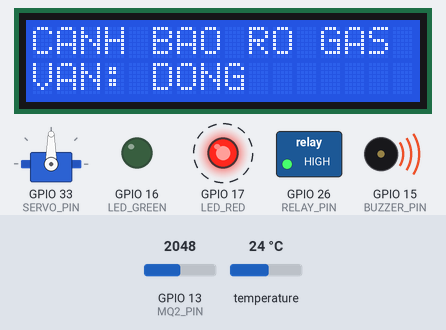
The program below on a simulated ESP32. On the bench: 16×2 character LCD, servo, switched loads named in the program (green lamp = pin HIGH), output pins drawn as LEDs (lit = HIGH), buzzer (waves = sounding). Dashed ring = blinking. Inputs (shaded band) come from the test bench; at power-on: GPIO 13 (MQ2_PIN) = 2048, temperature 24 °C. What the program prints to the serial monitor is not drawn.

Above: at 3.3 s.
3.4 s: GPIO 13 (MQ2_PIN) set to 1871
5.1 s: GPIO 13 (MQ2_PIN) set to 1737
At 5.5 s:
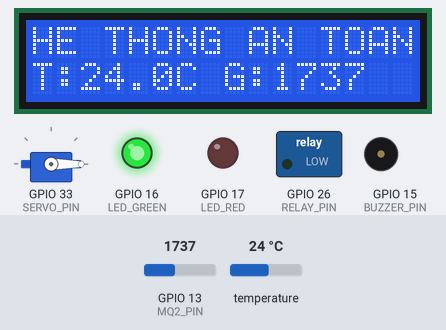
6.6 s: temperature set to 12 °C
At 7.8 s:
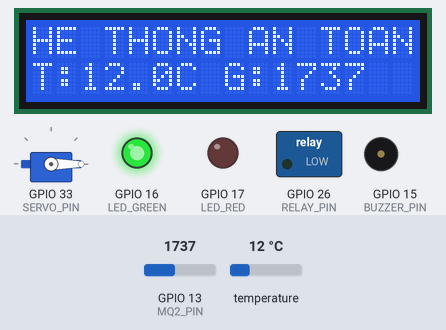
8.1 s: temperature set to 19 °C
At 8.8 s:
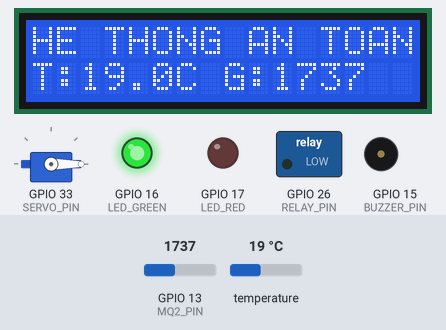
9.6 s: temperature set to 28 °C
At 10.9 s:
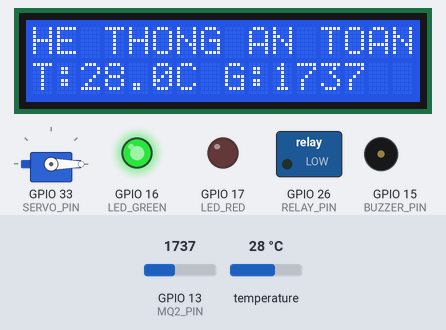
11.2 s: GPIO 13 (MQ2_PIN) set to 1228
At 12.5 s:
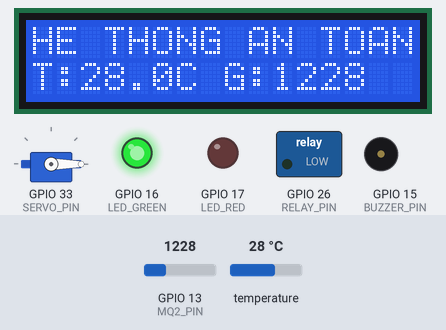
Timing chart, 0 to 13.7 s (numbered marks = the images above; inputs shaded):
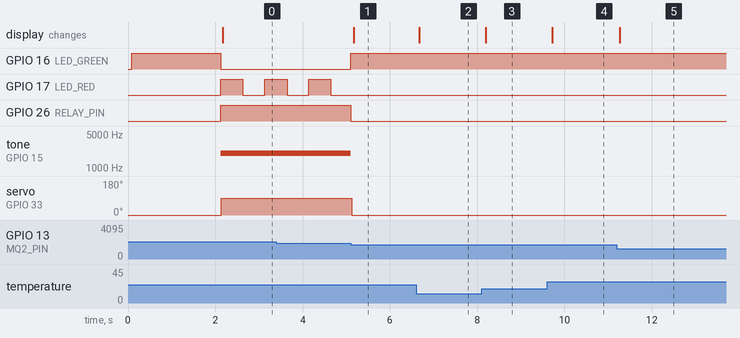

The program:

main.cpp
```cpp
#include <Wire.h>
#include <LiquidCrystal_I2C.h>
#include <OneWire.h>
#include <DallasTemperature.h>
#include <ESP32Servo.h>

// =================================================
// KHAI BAO CHAN ESP32-S2-MINI-1
// =================================================

#define MQ2_PIN       13
#define DS18B20_PIN   2
#define RELAY_PIN     26
#define BUZZER_PIN    15
#define LED_GREEN     16
#define LED_RED       17
#define SERVO_PIN     33
#define SDA_PIN       21
#define SCL_PIN       19


// =================================================
// LCD I2C
// =================================================

LiquidCrystal_I2C lcd(0x27, 16, 2);


// =================================================
// DS18B20
// =================================================

OneWire oneWire(DS18B20_PIN);
DallasTemperature temperatureSensor(&oneWire);


// =================================================
// SERVO
// =================================================

Servo gasValve;


// =================================================
// NGUONG CANH BAO
// =================================================

// Gia tri MQ-2 co the thay doi tuy mo phong
int gasThreshold = 1800;

// Nhiet do canh bao
float temperatureThreshold = 50.0;


// =================================================
// TRANG THAI HE THONG
// =================================================

bool gasAlarm = false;
bool temperatureAlarm = false;


// =================================================
// DS18B20 KHONG CHAN CHUONG TRINH
// =================================================

// Bien luu nhiet do hien tai
float temperature = 25.0;

// Thoi gian doc DS18B20
unsigned long temperaturePreviousMillis = 0;

// Chu ky cap nhat nhiet do
const unsigned long temperatureInterval = 100;


// =================================================
// PHAN NHAP NHAY LED
// =================================================

// Thoi gian truoc do LED duoc doi trang thai
unsigned long previousMillis = 0;

// Trang thai hien tai cua LED do
bool redLedState = false;


// =================================================
// TRANG THAI LCD
// =================================================

// Luu noi dung LCD hien tai
String currentLine1 = "";
String currentLine2 = "";


// =================================================
// HAM HIEN THI LCD
// =================================================
// Chi cap nhat LCD khi noi dung thay doi
// Khong lcd.clear() lien tuc
// =================================================

void showLCD(String line1, String line2)
{
  if (line1 != currentLine1 || line2 != currentLine2)
  {
    currentLine1 = line1;
    currentLine2 = line2;

    lcd.setCursor(0, 0);
    lcd.print("                ");

    lcd.setCursor(0, 0);
    lcd.print(line1);

    lcd.setCursor(0, 1);
    lcd.print("                ");

    lcd.setCursor(0, 1);
    lcd.print(line2);
  }
}


// =================================================
// HAM NHAP NHAY LED DO
// =================================================

void blinkRedLED(unsigned long blinkInterval)
{
  unsigned long currentMillis = millis();

  if (currentMillis - previousMillis >= blinkInterval)
  {
    previousMillis = currentMillis;

    redLedState = !redLedState;

    digitalWrite(LED_RED, redLedState);
  }
}


// =================================================
// TRANG THAI AN TOAN
// =================================================

void normalState(float temperature, int gasValue)
{
  // LED
  digitalWrite(LED_GREEN, HIGH);
  digitalWrite(LED_RED, LOW);

  // Reset trang thai LED do
  redLedState = false;
  previousMillis = millis();

  // Tat coi
  //digitalWrite(BUZZER_PIN, LOW);
  noTone(BUZZER_PIN);

  // Tat relay
  digitalWrite(RELAY_PIN, LOW);

  // Mo van gas
  gasValve.write(0);

  // LCD
  String line1 = "HE THONG AN TOAN";

  String line2 = "T:";
  line2 += String(temperature, 1);
  line2 += "C G:";
  line2 += String(gasValue);

  showLCD(line1, line2);
}


// =================================================
// TRANG THAI RO RI GAS
// =================================================

void gasAlarmState()
{
  // LED
  digitalWrite(LED_GREEN, LOW);

  // LED DO CHOP 1 GIAY / LAN
  // 500ms sang + 500ms tat
  blinkRedLED(500);

  // Bat coi
  //digitalWrite(BUZZER_PIN, 2000);
  tone(BUZZER_PIN, 2000);

  // Bat relay
  digitalWrite(RELAY_PIN, HIGH);

  // Dong van
  gasValve.write(90);

  // LCD
  showLCD("CANH BAO RO GAS", "VAN: DONG");
}


// =================================================
// TRANG THAI NHIET DO CAO
// =================================================

void temperatureAlarmState()
{
  // LED
  digitalWrite(LED_GREEN, LOW);

  // LED DO CHOP 1 GIAY / LAN
  // 500ms sang + 500ms tat
  blinkRedLED(500);

  // Bat coi
  //digitalWrite(BUZZER_PIN, 2000);
  tone(BUZZER_PIN, 2000);

  // Bat relay
  digitalWrite(RELAY_PIN, HIGH);

  // Dong van
  gasValve.write(90);

  // LCD
  showLCD("NHIET DO CAO", "VAN: DONG");
}


// =================================================
// TRANG THAI NGUY HIEM
// =================================================

void dangerState()
{
  // LED
  digitalWrite(LED_GREEN, LOW);

  // LED DO CHOP 0.5 GIAY / LAN
  // 250ms sang + 250ms tat
  blinkRedLED(250);

  // Bat coi
  //digitalWrite(BUZZER_PIN, 2000);
  tone(BUZZER_PIN, 2000);

  // Bat relay
  digitalWrite(RELAY_PIN, HIGH);

  // Dong van
  gasValve.write(90);

  // LCD
  showLCD("!!! NGUY HIEM !!!", "GAS + NHIET CAO");
}


// =================================================
// SETUP
// =================================================

void setup()
{
  Serial.begin(115200);


  // -------------------------
  // Cau hinh chan
  // -------------------------

  pinMode(MQ2_PIN, INPUT);

  pinMode(RELAY_PIN, OUTPUT);

  pinMode(BUZZER_PIN, OUTPUT);

  pinMode(LED_GREEN, OUTPUT);

  pinMode(LED_RED, OUTPUT);


  // -------------------------
  // I2C
  // -------------------------

  Wire.begin(SDA_PIN, SCL_PIN);


  // -------------------------
  // LCD
  // -------------------------

  lcd.init();
  lcd.backlight();


  // -------------------------
  // DS18B20
  // -------------------------

  temperatureSensor.begin();

  // Cho phep DS18B20 do nhiet do
  // ma khong dung chuong trinh
  temperatureSensor.setResolution(9);

  temperatureSensor.setWaitForConversion(false);

  // Bat dau lan do dau tien
  temperatureSensor.requestTemperatures();

  temperaturePreviousMillis = millis();


  // -------------------------
  // SERVO
  // -------------------------

  gasValve.attach(SERVO_PIN);

  gasValve.write(0);


  // -------------------------
  // Trang thai ban dau
  // -------------------------

  digitalWrite(RELAY_PIN, LOW);

  //digitalWrite(BUZZER_PIN, LOW);
  noTone(BUZZER_PIN);

  digitalWrite(LED_GREEN, HIGH);

  digitalWrite(LED_RED, LOW);


  // -------------------------
  // Man hinh khoi dong
  // -------------------------

  lcd.clear();

  lcd.setCursor(0, 0);
  lcd.print("HE THONG CANH");

  lcd.setCursor(0, 1);
  lcd.print("BAO GAS");

  currentLine1 = "HE THONG CANH";
  currentLine2 = "BAO GAS";

  delay(2000);

  lcd.clear();

  currentLine1 = "";
  currentLine2 = "";
}


// =================================================
// LOOP
// =================================================

void loop()
{
  // =================================================
  // DOC CAM BIEN MQ-2
  // =================================================

  int gasValue = analogRead(MQ2_PIN);


  // =================================================
  // DOC DS18B20 KHONG CHAN CHUONG TRINH
  // =================================================

  if (millis() - temperaturePreviousMillis >= temperatureInterval)
  {
    temperaturePreviousMillis = millis();

    // Lay ket qua cua lan do truoc
    temperature = temperatureSensor.getTempCByIndex(0);

    // Bat dau lan do moi
    temperatureSensor.requestTemperatures();
  }


  // =================================================
  // KIEM TRA GAS
  // =================================================

  if (gasValue >= gasThreshold)
  {
    gasAlarm = true;
  }
  else
  {
    gasAlarm = false;
  }


  // =================================================
  // KIEM TRA NHIET DO
  // =================================================

  if (temperature >= temperatureThreshold)
  {
    temperatureAlarm = true;
  }
  else
  {
    temperatureAlarm = false;
  }


  // =================================================
  // HIEN THI SERIAL MONITOR
  // =================================================

  Serial.print("MQ-2 = ");
  Serial.print(gasValue);

  Serial.print(" | Nhiet do = ");
  Serial.print(temperature);

  Serial.print(" C | Trang thai: ");


  // =================================================
  // XU LY CAC TRANG THAI
  // =================================================

  if (gasAlarm && temperatureAlarm)
  {
    Serial.println("NGUY HIEM");

    dangerState();
  }

  else if (gasAlarm)
  {
    Serial.println("RO RI GAS");

    gasAlarmState();
  }

  else if (temperatureAlarm)
  {
    Serial.println("NHIET DO CAO");

    temperatureAlarmState();
  }

  else
  {
    Serial.println("AN TOAN");

    normalState(temperature, gasValue);
  }


  // Cho chuong trinh chay lien tuc
  // de LED nhap nhay dung toc do
  delay(10);
}
```

Measured:
- the behaviour switches between 1800 and 1799 on GPIO 13 (MQ2_PIN) (found by bisection; images 0 and 1)
- after the input at 5.1 s, GPIO 16 (LED_GREEN): LOW → HIGH at once; GPIO 17 (LED_RED): stays LOW (without the input it goes to HIGH after 0.05 s); GPIO 26 (RELAY_PIN): HIGH → LOW at once; tone on GPIO 15 (BUZZER_PIN): 2000 Hz → silent at once; servo on GPIO 33 (SERVO_PIN): 90° → 0° at once; the display: changes after 0.07 s (image 1)
- after the input at 6.6 s, the display: changes after 0.07 s (image 2)
- after the input at 8.1 s, the display: changes after 0.10 s (image 3)
- after the input at 9.6 s, the display: changes after 0.12 s (image 4)
- after the input at 11.2 s, the display: changes after 0.07 s (image 5)
